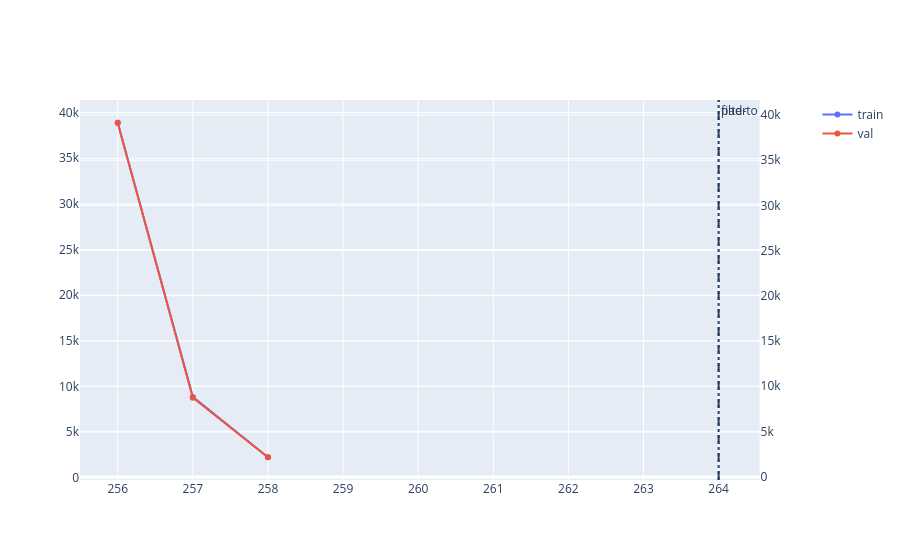

Write notebook code for a chart like this one.
### Code cell
parquet_config = TokenizedParquetDatasetConfig(
    tokenizer_model_name="HuggingFaceTB/SmolLM2-135M",
    folder=dataset_folder,
    filter_samples_above_n_tokens=math.ceil(258 // pad_to_multiple + 1) * pad_to_multiple,
    pad_to_multiple=pad_to_multiple,
)
display(parquet_config.visualize())
ds = parquet_config.init_or_load_dataset()
print(f"Train: {ds.num_train_samples} * {ds.ceil_padded_seqlen}")
print(f"Val:   {ds.num_val_samples}   * {ds.ceil_padded_seqlen}")
display(
    ds.token_lengths_plot(filter_threshold=parquet_config.filter_samples_above_n_tokens)
)

dl_config = DataloadingConfig(
    train_batch_size=batch_size,
    eval_batch_size=batch_size*eval_batch_size_multiple,
    drop_last=True,
    world_size=1,
    rank=0,
)
train_dl = dl_config.get_train_dataloader(ds)
val_dl = dl_config.get_val_dataloader(ds)
tokens, targets, ground_truth = next(iter(train_dl))
print(f"tokens: {tuple(tokens.shape)}, targets: {tuple(targets.shape)}")

### Figure 1 — Plotly figure (JSON) as saved in the notebook; plotly's stock layout.template omitted (floating-point values rounded to 4 significant figures)
{"data": [{"mode": "lines+markers", "name": "train", "type": "scatter", "x": [256, 257, 258], "xaxis": "x", "y": [38892, 8861, 2247], "yaxis": "y"}, {"mode": "lines+markers", "name": "val", "type": "scatter", "x": [256, 257, 258], "xaxis": "x", "y": [39142, 8723, 2135], "yaxis": "y2"}], "layout": {"annotations": [{"showarrow": false, "text": "filter", "x": 264, "xanchor": "left", "xref": "x", "y": 1, "yanchor": "top", "yref": "y domain"}, {"showarrow": false, "text": "pad-to", "x": 264, "xanchor": "left", "xref": "x", "y": 1, "yanchor": "top", "yref": "y domain"}], "shapes": [{"line": {"dash": "dash"}, "type": "line", "x0": 264, "x1": 264, "xref": "x", "y0": 0, "y1": 1, "yref": "y domain"}, {"line": {"dash": "dot"}, "type": "line", "x0": 264, "x1": 264, "xref": "x", "y0": 0, "y1": 1, "yref": "y domain"}], "xaxis": {"anchor": "y", "domain": [0, 0.94]}, "yaxis": {"anchor": "x", "domain": [0, 1]}, "yaxis2": {"anchor": "x", "overlaying": "y", "side": "right"}}}
